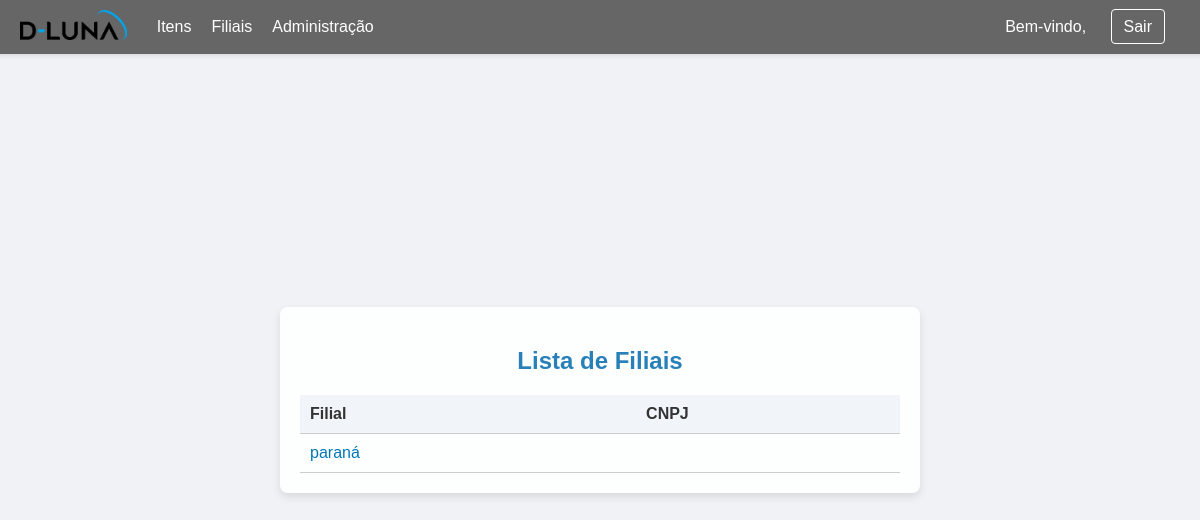
Before: /localidades/ with the older database file.
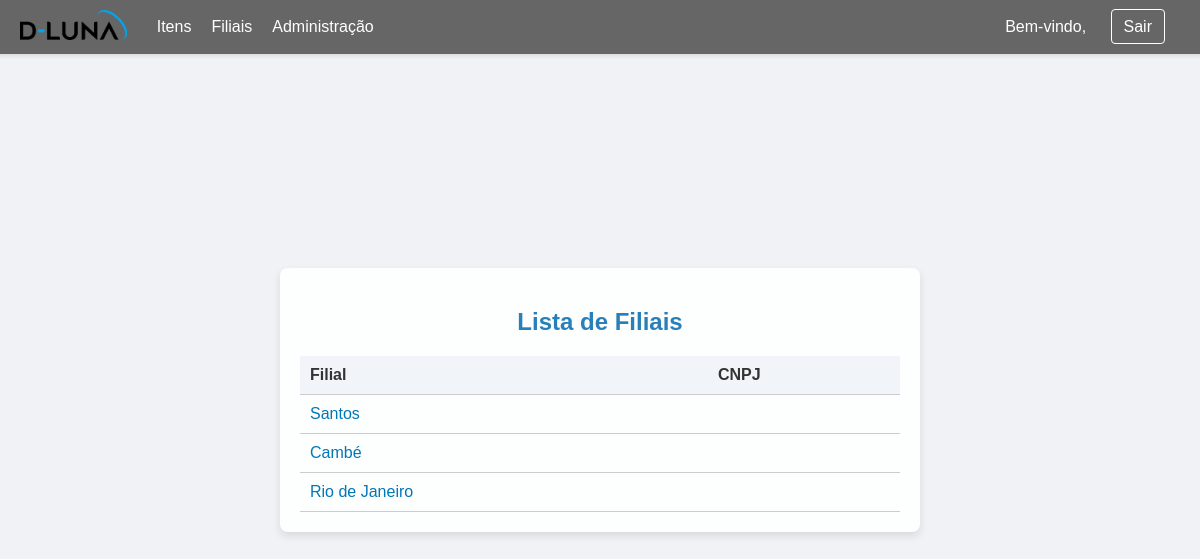
After: the same page with the newer database file.
### estoque/models.py (models this page shows, shortened)
class Localidade(models.Model):
  nome = models.CharField(max_length=100)

### estoque/views.py (the view)
# urls.py: path('localidades/', views.localidade_list, name='localidade-list'),
def localidade_list(request):
    localidades = Localidade.objects.all()
    return render(request, 'localidade_list.html', {'localidades': localidades})

### estoque/templates/localidade_list.html (shortened to what this page needs)
{% load static %}
<!DOCTYPE html>
<html lang="pt-br">
<head>
</head>
<body>
  <div class="navbar">
    <div class="navbar-left">
      <a href="{% url 'dashboard' %}">
        <img src="{% static 'midia/Logo_DeLuna.png' %}" alt="D-Luna" class="logo-img">
      </a>
      <a href="{% url 'item-list' %}" style="color: #fff; text-decoration: none;">Itens</a>
      <a href="{% url 'localidade-list' %}" style="color: #fff; text-decoration: none;">Filiais</a>
      <a href="{% url 'admin:index' %}" style="color: #fff; text-decoration: none;">Administração</a>
    </div>
    <div class="navbar-right">
      <span>Bem-vindo, {{ user.username }}</span>
      <a href="{% url 'logout' %}">Sair</a>
    </div>
  </div>
  <div class="container">
    {% block content %}
    <h2>Lista de Filiais</h2>
    <table>
      <thead>
        <tr>
          <th>Filial</th>
          <th>CNPJ</th>
        </tr>
      </thead>
      <tbody>
        {% for localidade in localidades %}
        <tr>
          <td><a href="{% url 'local-detail' localidade.pk %}">{{ localidade.nome }}</a></td>
          <td></td>
        </tr>
        {% endfor %}
      </tbody>
    </table>
    {% endblock %}
  </div>
</body>
</html>

### estoque/templates/localidade_list.html (style rules this page uses)
body { font-family: Arial, sans-serif; background-color: #f0f2f5; display: flex; justify-content: center; align-items: center; height: 100vh; margin: 0; }
.container { background-color: rgba(255, 255, 255, 0.9); padding: 20px; border-radius: 8px; box-shadow: 0 4px 8px rgba(0, 0, 0, 0.1); max-width: 600px; width: 100%; text-align: center; }
h2 { color: #2980b9; margin-bottom: 20px; }
.navbar { background-color: #666666; overflow: hidden; position: fixed; top: 0; width: 100%; z-index: 1000; box-shadow: 0 2px 4px rgba(0, 0, 0, 0.1); display: flex; justify-content: space-between; align-items: center; padding: 10px 20px; }
.navbar-left { display: flex; align-items: center; }
.navbar-left a { color: #fff; text-decoration: none; margin-left: 20px; }
.navbar-right { padding: 0 35px; font-size: 16px; color: #fff; }
.navbar-right a { color: #fff; text-decoration: none; margin-left: 20px; padding: 8px 12px; border: 1px solid #fff; border-radius: 4px; }
.navbar .logo-img { max-height: 30px; margin-right: 10px; }
a { text-decoration: none; color: #0077b6; }
table { width: 100%; border-collapse: collapse; margin-top: 20px; }
th, td { padding: 10px; text-align: left; border-bottom: 1px solid #ccc; }
th { background-color: #f1f5f9; color: #333; }
td a { margin-right: 10px; color: #0077b6; }

Changed rows visible on the page:
removed Localidade: nome "paraná"
added Localidade: nome "Santos"
added Localidade: nome "Cambé"
added Localidade: nome "Rio de Janeiro"
